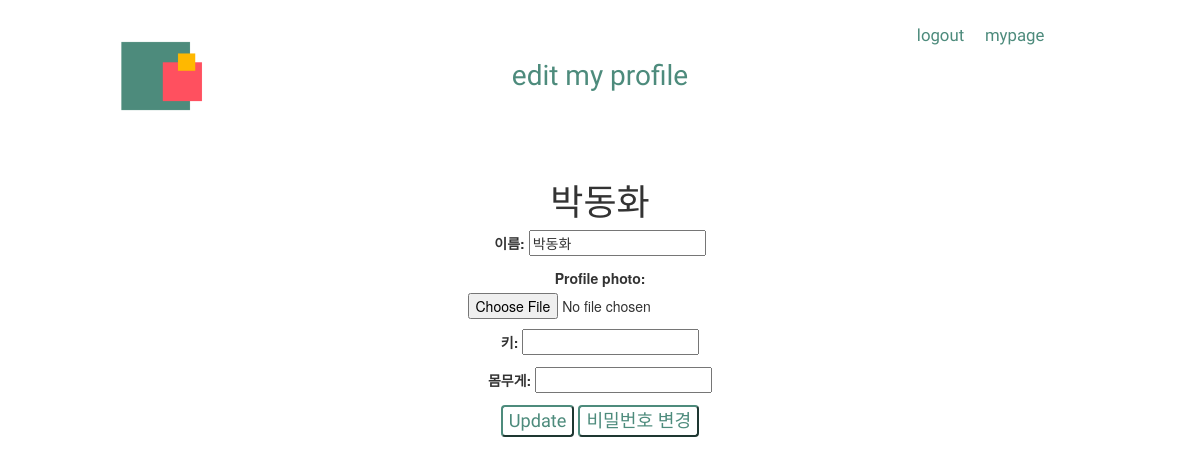
Page /user/profile_update/ (signed in) on the earlier database version.
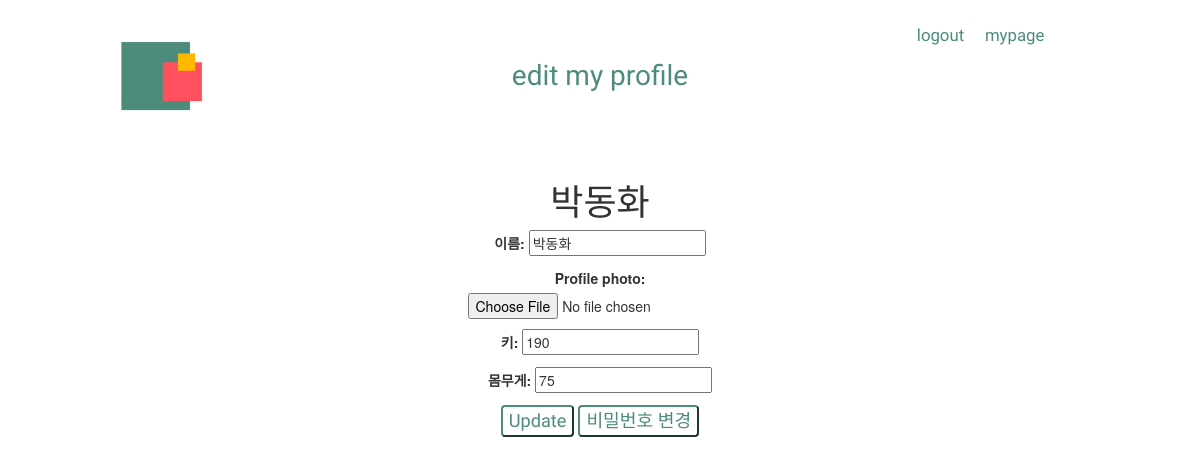
Same page on the later database version.
### user/models.py (models this page shows)
class Profile(models.Model):
    user = models.OneToOneField(settings.AUTH_USER_MODEL, on_delete=models.CASCADE)
    profile_photo = models.ImageField(blank=True)
    height = models.CharField('키', max_length=10, blank=True)
    weight = models.CharField('몸무게', max_length=10, blank=True)

### user/views.py (the view, shortened to what this page needs)
# urls.py: path('profile_update/', login_required(views.ProfileUpdateView.as_view()), name='profile_update'),
class ProfileUpdateView(View): # 간단한 View클래스를 상속 받았으므로 get함수와 post함수를 각각 만들어줘야한다.
    def get(self, request):
        user = get_object_or_404(User, pk=request.user.pk)  # 로그인중인 사용자 객체를 얻어옴
        user_form = UserForm(initial={
            'name': user.name,
            'username': user.username,
        })
        if hasattr(user, 'profile'):  # user가 profile을 가지고 있으면 True, 없으면 False (회원가입을 한다고 profile을 가지고 있진 않으므로)
            profile = user.profile
            profile_form = ProfileForm(initial={
                'profile_photo': profile.profile_photo,
                'weight': profile.weight,
                'height': profile.height,
            })
        else:
            profile_form = ProfileForm()
        return render(request, 'user/user_profileupdate.html', {"user_form": user_form, "profile_form": profile_form})

### user/forms.py
class UserForm(forms.ModelForm):
    class Meta:
        model = User
        fields = ['name',]

class ProfileForm(forms.ModelForm):
    profile_photo = forms.ImageField(required=False) # 선택적으로 입력할 수 있음.
    class Meta:
        model = Profile
        fields = ['profile_photo', 'height', 'weight',]

### user/templates/user/user_profileupdate.html (shortened to what this page needs)
<head>
    {% load  staticfiles %}
    <link rel="stylesheet" href="{% static 'css/user_profile.css' %}">
    <link rel="stylesheet" href="https://stackpath.bootstrapcdn.com/bootstrap/4.3.1/css/bootstrap.min.css"
>
    <link rel="stylesheet" href="https://maxcdn.bootstrapcdn.com/bootstrap/3.3.2/css/bootstrap.min.css">
</head>
<body>
<a href="{% url 'index' %}">
    <img class="logo" src="{% static 'image/logo.png' %}" alt="logo"></a>
<div class="title">
    <p>edit my profile</p>
</div> <div class="category">
    <a href="{% url 'logout' %}">logout</a>
    <a href="{% url 'profile' user.pk %}">mypage</a>
</div>
<center>
    <div class="profileupdate_form-zero">
        <div class="profileupdapte_form">
            <h1>{{user.name}}</h1>
            <form action="" method="post" enctype="multipart/form-data" class="">
                {{ user_form.as_p }}
                {{ profile_form.as_p }}
                <input type="submit" value="Update" class="sixth"/>
                <a href="{% url 'password_change' %}">
                    <button class="sixth">비밀번호 변경</button>
                </a>
            </form>
        </div>
    </div>
</center>
</body>

Differences in the rows shown:
added Profile: height "190", weight "75"
